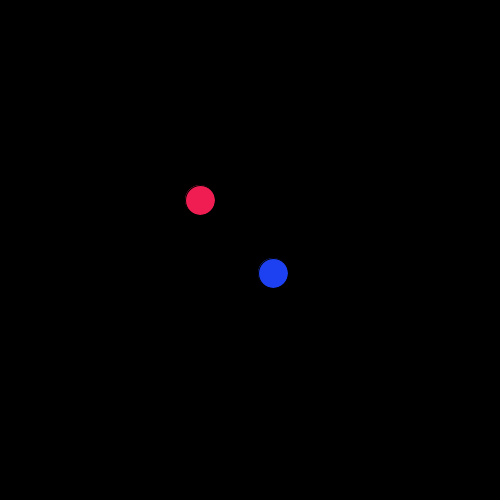
Frame 1 (no input)
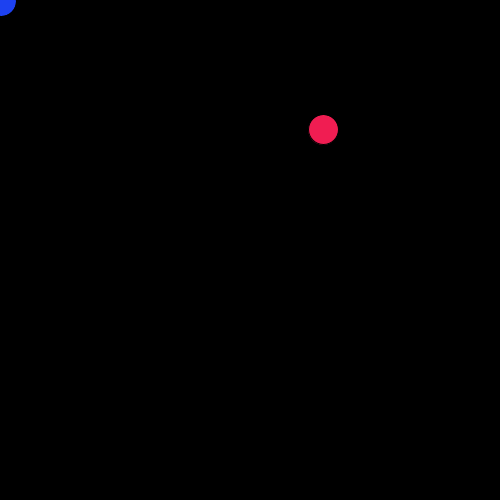
Frame 60 (the mouse pressed at the canvas centre just before this capture)
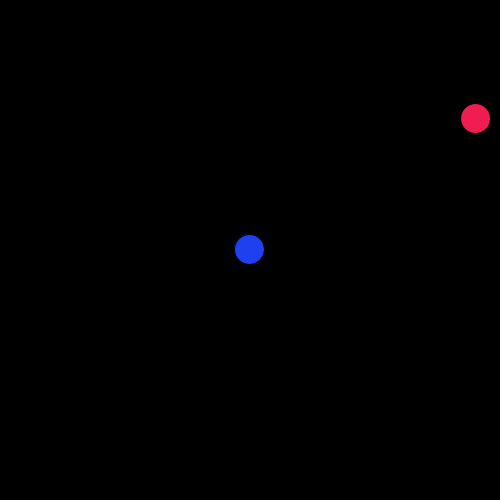
Frame 120 (the mouse held since frame 60 and released just before this capture)

The Processing sketch that drew these frames (run headless with seeded random() and noise(); from frame 60 on, the mouse is pressed at the canvas centre):

// Processing sketch: processing_129909
// ── processing_129909.pde

//if statements, for loops, response

int timer = 0;
float fX = 200;
float fY = 200;
float eX = 250;
float eY = 250;
float pX = 300;
float pY = 300;
float easing = .09;
void setup(){
  size(500,500);
  frameRate(24);
}

void draw(){
  background(0);
  food();
  player1();
}

void food(){
  //respawn
  timer++;
  if(timer >= 48){
    fX = random(width);
    fY = random(height);
    timer = 0;
  }
  fill(#F01D52);
  ellipse(fX,fY,30,30);
  
 }
  
void player1(){
float targetX = mouseX;
float targetY = mouseY;
pX += (targetX - pX) * easing;
pY += (targetY - pY) * easing;
fill(#1D41F0);
ellipse(pX,pY,30,30);
}
  
